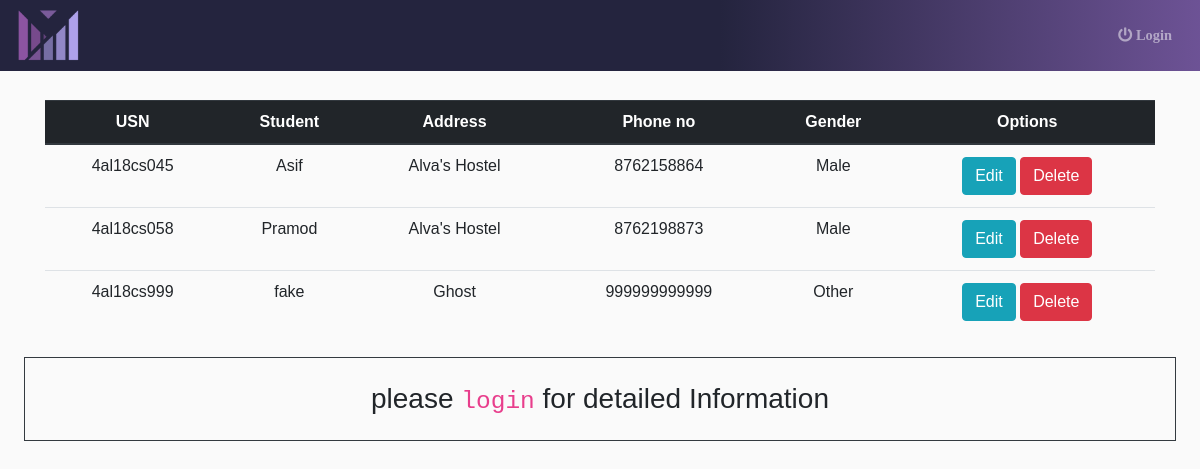
The page /student/ on the database its author committed.
### management/models.py (models this page shows, shortened)
class Student(models.Model):
    usn = models.CharField(max_length=10,null = False,unique=True)
    name = models.CharField( max_length=15,null =False)
    address = models.CharField(max_length=50,null = False)
    phno = models.CharField(max_length=12,null = False)
    GENDER = (
        ('Male','Male'),
        ('Female','Female'),
        ('Other','Other'),
    )
    gender = models.CharField(max_length=6,null = False,choices = GENDER)
    class Meta:
        ordering = ["usn"]

### management/views.py (the view)
# urls.py: path("student/",StudentView.as_view(),name="students"),
class StudentView(ListView):
    model = Student
    template_name = "student.html"

### templates/student.html (shortened to what this page needs)
{% extends 'base.html' %}
{% load crispy_forms_tags %}
{% block content %}
<div class="container">
  <table class="table table-hover table-responsive-sm">
    <thead class="thead-dark text-center">
      <tr>
        <th scope="col">USN</th>
        <th scope="col">Student</th>
        <th scope="col">Address</th>
        <th scope="col">Phone no</th>
        <th scope="col">Gender</th>
        <th scope="col">Options</th>
      </tr>
    </thead>
    <tbody>
  {% for object in object_list %}
    <tr class=" text-center">
        <td>{{ object.usn }}</td>
        <td>{{ object.name }}</td>
        <td>{{ object.address }}</td>
        <td>{{ object.phno }}</td>
        <td>{{ object.gender }}</td>
        <td>
        <a href="{{ object.id }}/update" class="btn btn-info btn-xs"> Edit </a>
        <a href="{{ object.id }}/delete" class="btn btn-danger btn-xs"> Delete </a>
        </td>
    </tr>
      {% empty %}
      <h2 class="p-3 m-3 text-center">No Students Added yet.
      <a href="{% url 'management:addstudent' %}" class="btn btn-primary">Add Student</a>
    </h2>
      {% endfor %}
    </tbody>
  </table>
</div>
{% endblock content %}

### static/IA_management/css/nav_side.css (style rules this page uses)
body { font-size: 0.9rem; }
* { transition: 8ms linear; }

### static/IA_management/css/main.css (style rules this page uses)
* { box-sizing: border-box; margin: 0; padding: 0; transition: 230ms linear !important; }
body { background-color: lightblue; }
body { font-family: 'Poppins', sans-serif; background: #fafafa }
a, a:hover, a:focus { color: inherit; text-decoration: none; transition: all 0.3s }
.table { border: transparent 2px !important; border-radius: 15px !important; margin-left: auto; margin-right: auto; margin-top: 5px; margin-bottom: 5px; }

### rows shown on the page
Student: usn "4al18cs045", name "Asif", address "Alva's Hostel", phno "8762158864", gender "Male"
Student: usn "4al18cs058", name "Pramod", address "Alva's Hostel", phno "8762198873", gender "Male"
Student: usn "4al18cs999", name "fake", address "Ghost", phno "999999999999", gender "Other"
